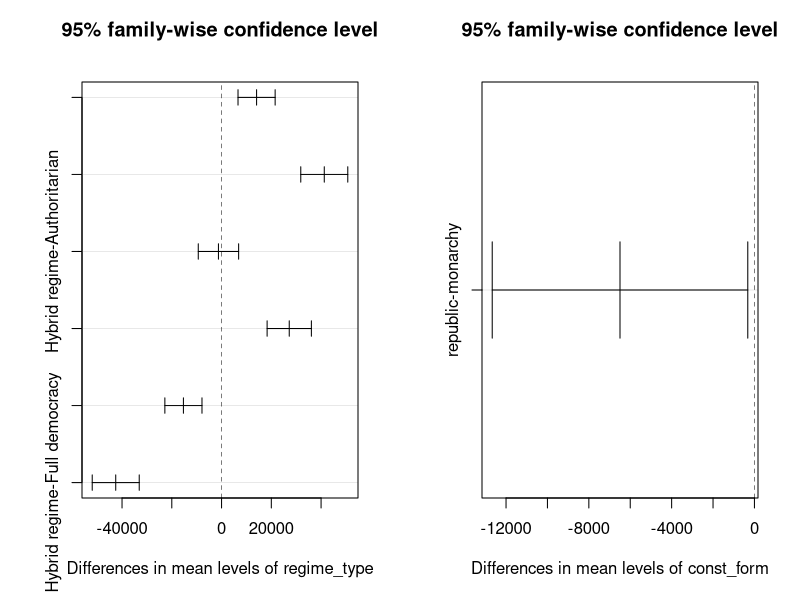
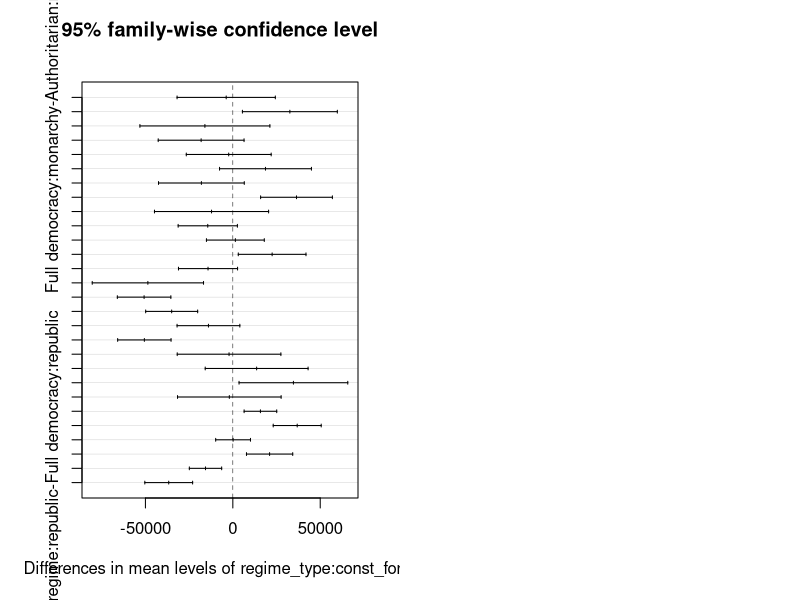
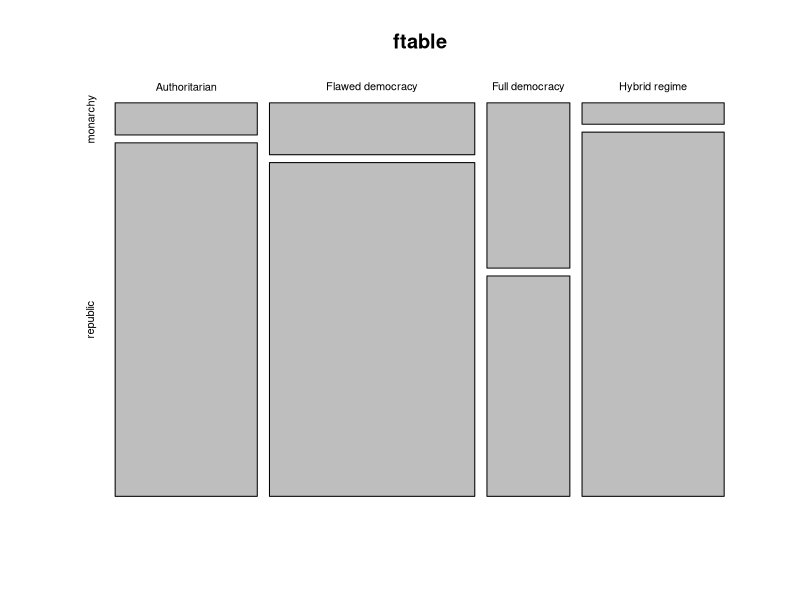
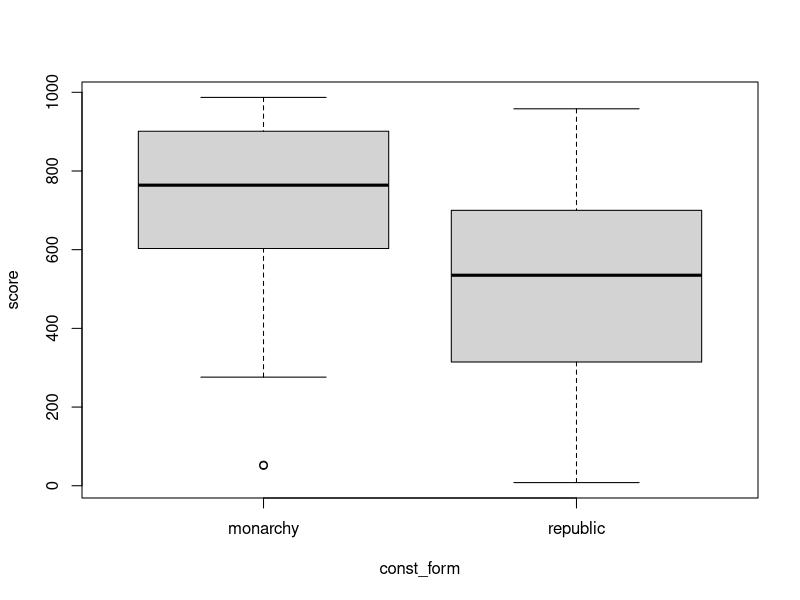
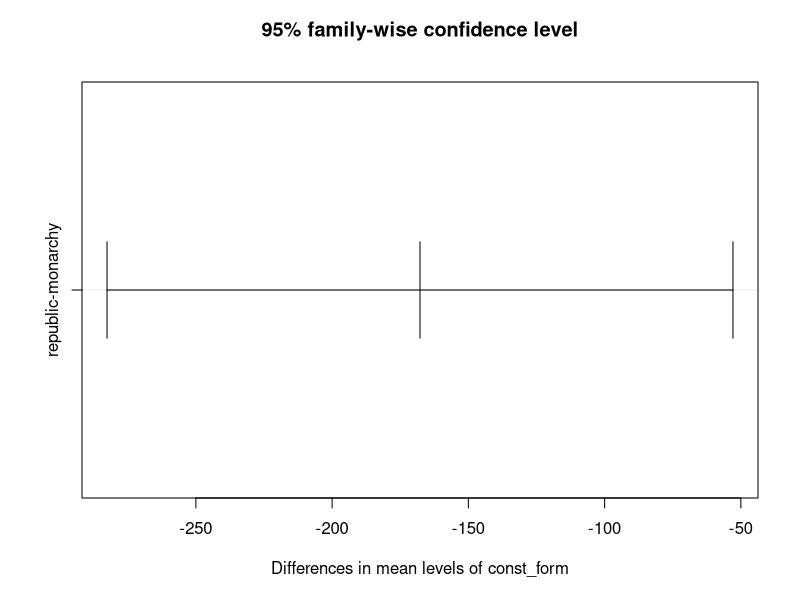
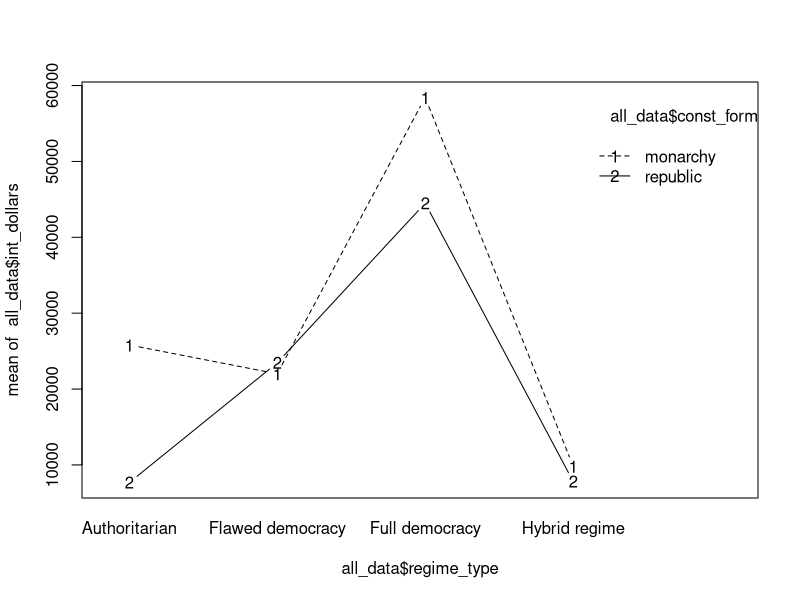

Source code (R) for these figures, in order:
library(tidyverse)

library(readr)
all_data <- read_delim("data/rep_mon.csv", 
                       ";", escape_double = FALSE, trim_ws = TRUE)

# EDA ---------------------------------------------------------------------

aov_all <- aov(int_dollars ~ regime_type*const_form, data = all_data)

summary(aov_all)

tukey_aov <- TukeyHSD(aov_all)
tukey_aov

par(mfrow = c(1, 2))
plot(tukey_aov)
par(mfrow = c(1, 1))


# ANALYSIS ----------------------------------------------------------------

## 
ftable <- table(all_data$regime_type, all_data$const_form)
mosaicplot(ftable)
chisq.test(ftable)

##
boxplot(score ~ const_form, all_data)
oneway.test(score ~ const_form, all_data)
all_data_aov <- aov(score ~ const_form, all_data)
summary(all_data_aov)
model.tables(all_data_aov, "means")
all_data_post_hoc <- TukeyHSD(all_data_aov)
all_data_post_hoc
plot(all_data_post_hoc)

##
interaction.plot(all_data$regime_type, all_data$const_form, all_data$int_dollars, type = "b")


##
lm_wealthness <- lm(int_dollars ~ score + score_ief + const_form - 1,
                    all_data)
summary(lm_wealthness)

lm_equality <- lm(gini_index ~   score_ief + const_form  - 1,
                    all_data)
summary(lm_equality)


library(lme4)

hlm_wealthness <- lmer(int_dollars ~ score_ief + gini_index - 1 +
                       (score_ief + gini_index | const_form) +
                       (score_ief + gini_index| regime_type),
                     all_data)
summary(hlm_wealthness)
coef(hlm_wealthness)
fixef(hlm_wealthness)
ranef(hlm_wealthness)

nlm_wealthness <- lmer(int_dollars ~ score_ief + gini_index - 1 +
                         (score_ief + gini_index | const_form/regime_type), 
                       all_data)
summary(nlm_wealthness)
coef(nlm_wealthness)
fixef(nlm_wealthness)
ranef(nlm_wealthness)

hlm_equality <- lmer(gini_index ~ score_ief + int_dollars - 1 +
                         (score_ief + int_dollars  | const_form) +
                         (score_ief + int_dollars | regime_type),
                       all_data)
summary(hlm_equality)
coef(hlm_equality)
fixef(hlm_equality)
ranef(hlm_equality)

nlm_equality <- lmer(gini_index ~ score_ief + int_dollars - 1 +
                         (score_ief + int_dollars | const_form/regime_type), 
                       all_data)
summary(nlm_equality)
coef(nlm_equality)
fixef(nlm_equality)
ranef(nlm_equality)
